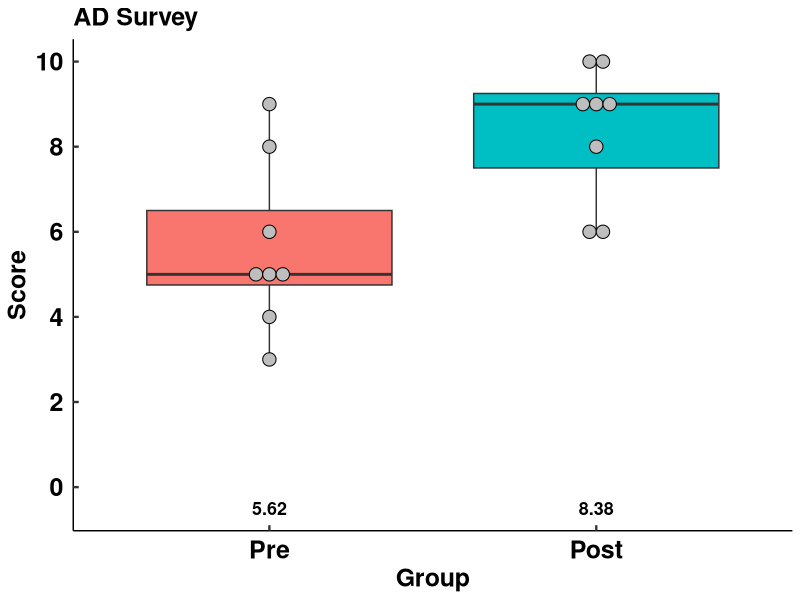
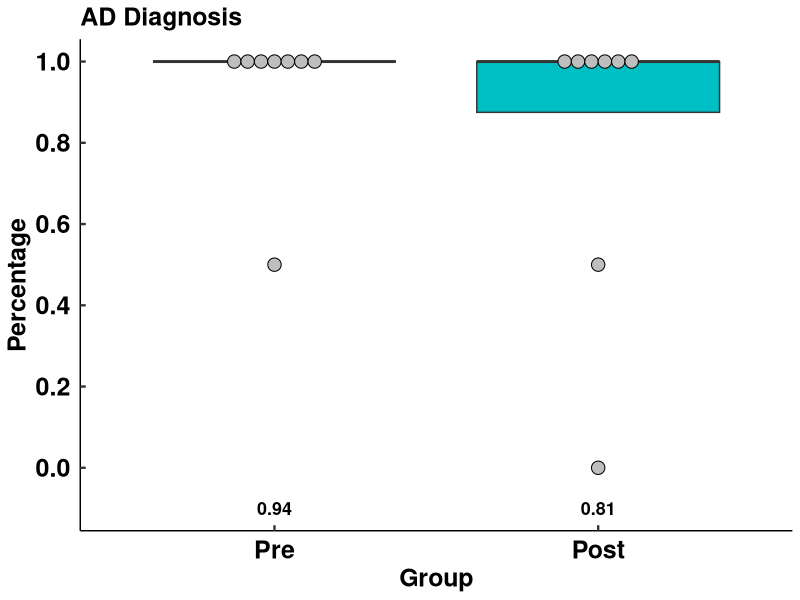
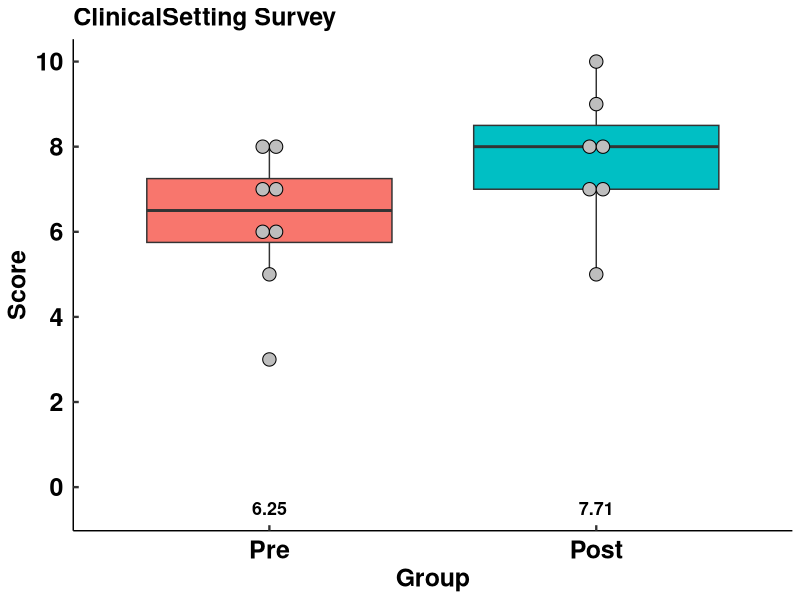
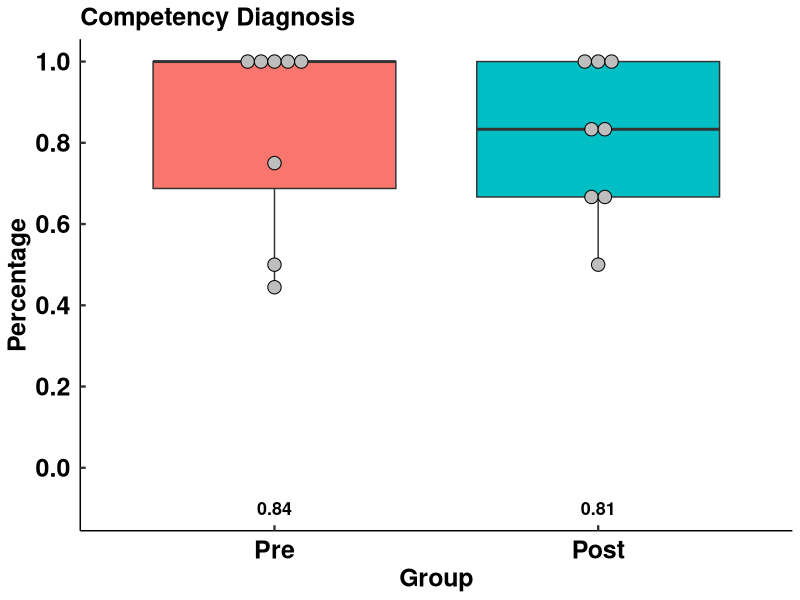
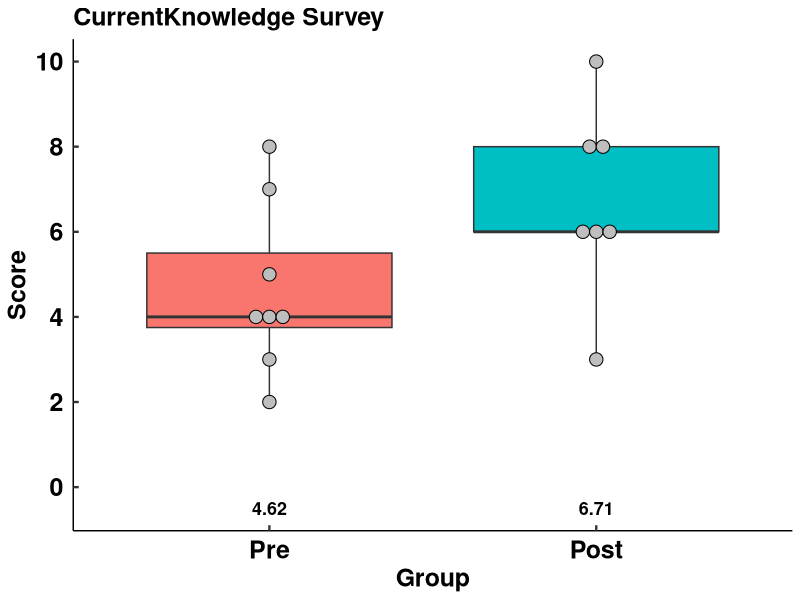
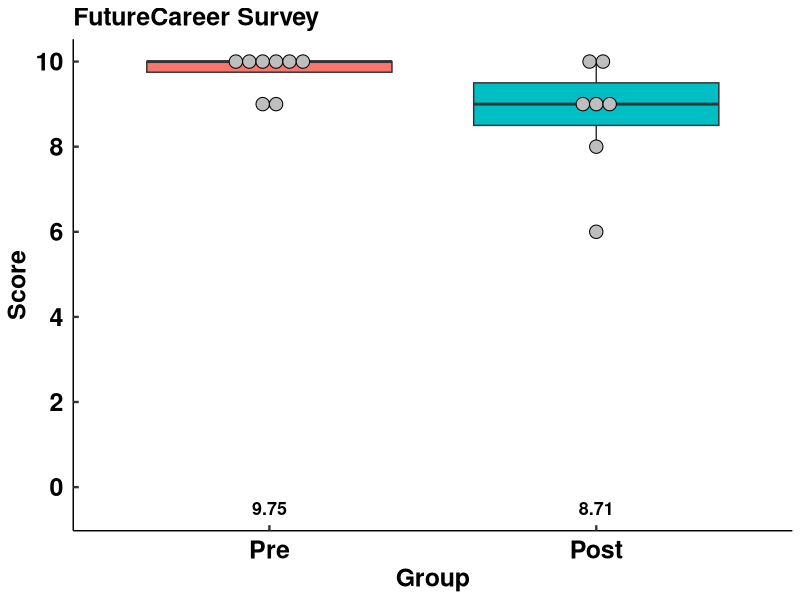
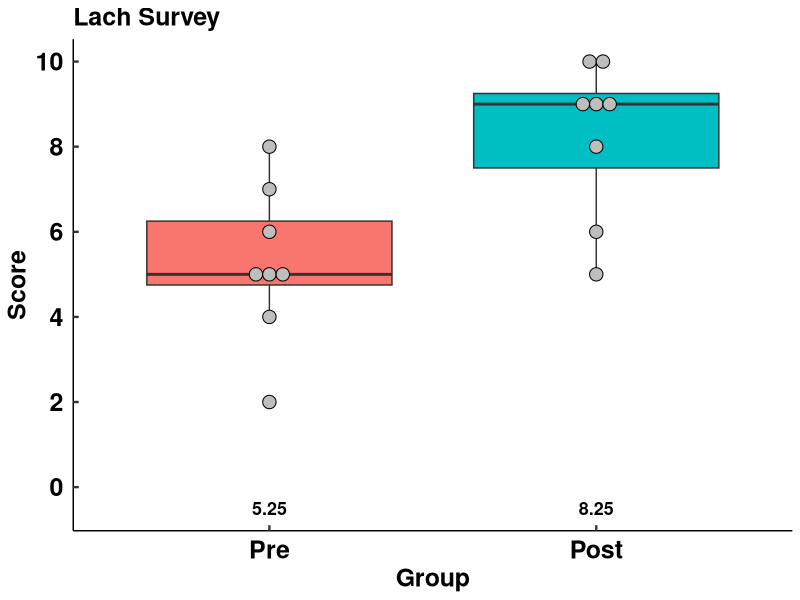
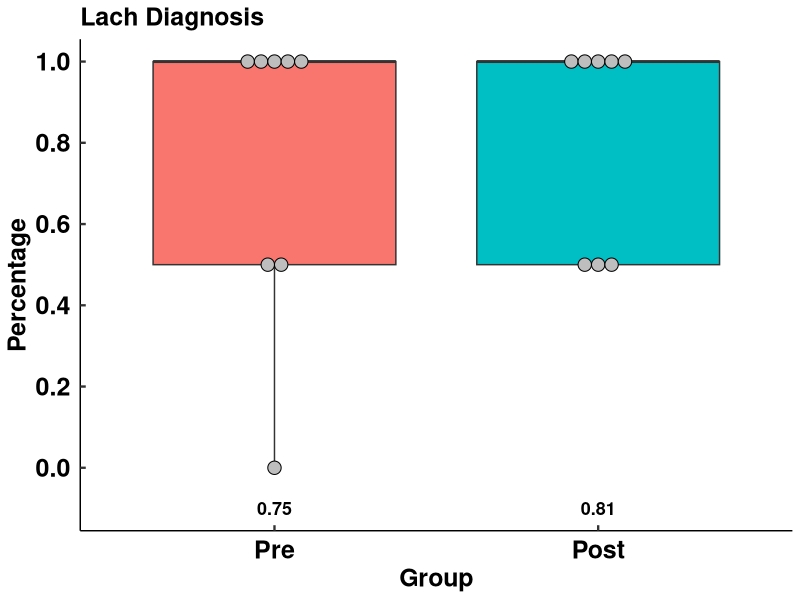

Here is the R script that generated these plots, in order:
## ---- chunk 1
knitr::opts_chunk$set(echo = TRUE)
## ---- chunk 2
library(plyr)
#library(papeR)
library(dplyr)
library(ggplot2)
library(knitr)
library(kableExtra)
library(tidyr)
# library(foreign)
# library(multcomp)
# library(broom)
library(nlme)
library(tidyverse)
library(readxl)
library(data.table)

myboxplot = function(x, type = 'Survey'){
  if(endsWith(x, '.Avg')){
    type = 'Diagnosis'
  }
  df = dplyr::filter(Data_Long, Measure == x)
  means = aggregate(Score ~ Group, df, mean)
  means$Score = round(means$Score, digits = 2)
    p = ggplot(df, aes(x=Group, y=Score,  fill = Group)) +
    geom_boxplot() +
    geom_dotplot(binaxis='y', stackdir='center',  dotsize=.9, fill = 'grey')+
    labs(title = paste(str_remove(x, '.Avg'), type))
    
   if (type == 'Survey'){
      p = p + geom_text(data = means, aes(label = Score, y = -.5, size = 1.5, fontface='bold'))+
        scale_y_continuous(limits = c(-.5,10),breaks=seq(0,10,2))
   }else{
     p = p + geom_text(data = means, aes(label = Score, y = -.1, size = 1.3, fontface='bold'))+
              scale_y_continuous(limits = c(-.1,1),breaks=seq(0,1,.2))+
             ylab('Percentage')
   }
  p = p + theme_classic()+
  theme(plot.title = element_text(color= 'black',face='bold',size=18))+
   theme(axis.title.x = element_text(color= 'black',face='bold',size=18),
        axis.text.x = element_text(color= 'black',face='bold',size=18))+
  theme(axis.title.y = element_text(color= 'black',face='bold',size=18),
        axis.text.y = element_text(color= 'black',face='bold',size=18))+
 theme(legend.text = element_text( size = 18, face = "bold"))+
theme(legend.position="none")+
    theme(# adjust X-axis labels; also adjust their position using margin (acts like a bounding box)
          # using margin was needed because of the inwards placement of ticks
          # http://stackoverflow.com/questions/26367296/how-do-i-make-my-axis-ticks-face-inwards-in-ggplot2
          axis.text.x = element_text( margin = unit(c(t = 2.5, r = 0, b = 0, l = 0), "mm")),
          # adjust Y-axis labels
          axis.text.y = element_text( margin = unit(c(t = 0, r = 2.5, b = 0, l = 0), "mm")),
          # length of tick marks - negative sign places ticks inwards
          axis.ticks.length = unit(-1.4, "mm"),
          # width of tick marks in mm
          axis.ticks = element_line(size = .8))
print(p)
# t-test
pre.measure = paste0('Pre.',x)
post.measure = paste0('Post.',x)
print(paste('paired t-test of',pre.measure, '&', post.measure))
print(t.test(as.vector(as.matrix(Data[pre.measure])), as.vector(as.matrix(Data[post.measure])),  paired = TRUE))
}


singleboxplot = function(x){
df = drop_na(dplyr::select(Data, x))
means = round(mean(df[,1]), digits = 2)
print(ggplot(data = df, aes(x='', y=unlist(df), fill = 'blue')) +
    geom_boxplot() +
    geom_dotplot(binaxis='y', stackdir='center',  dotsize=.9, fill = 'grey')+
 labs(title = paste(i))+
  ylab('Score')+ xlab('')+
  theme(legend.position = 'none')+
   scale_y_continuous(limits = c(-.5,10),breaks=seq(0,10,2))+
  geom_text( aes(label = means, y = -.5, size = 1.5, fontface='bold'))+
   theme_classic()+
  theme(plot.title = element_text(color= 'black',face='bold',size=18))+
   theme(axis.title.x = element_text(color= 'black',face='bold',size=18),
        axis.text.x = element_text(color= 'black',face='bold',size=18))+
  theme(axis.title.y = element_text(color= 'black',face='bold',size=18),
        axis.text.y = element_text(color= 'black',face='bold',size=18))+
 theme(legend.text = element_text( size = 18, face = "bold"))+
theme(legend.position="none")+
    theme(# adjust X-axis labels; also adjust their position using margin (acts like a bounding box)
          # using margin was needed because of the inwards placement of ticks
          # http://stackoverflow.com/questions/26367296/how-do-i-make-my-axis-ticks-face-inwards-in-ggplot2
          axis.text.x = element_text( margin = unit(c(t = 2.5, r = 0, b = 0, l = 0), "mm")),
          # adjust Y-axis labels
          axis.text.y = element_text( margin = unit(c(t = 0, r = 2.5, b = 0, l = 0), "mm")),
          # length of tick marks - negative sign places ticks inwards
          axis.ticks.length = unit(-1.4, "mm"),
          # width of tick marks in mm
          axis.ticks = element_line(size = .8)))

}
## ---- chunk 3
PreData = read_excel('PreData.xlsx')
# Diagnosis Key
PreData$Station1Key = 'MCL'
PreData$Station2Key = 'LCL'
PreData$Station3Key = 'PCL'
PreData$Station4Key = 'No Injury'
PreData$Station5Key = 'ACL, LCL'
PreData$Station6Key = 'ACL, PCL'
PreData$Station7Key = 'ACL'
PreData$Station8Key = 'ACL, MCL'
## ---- chunk 4
# Diagnosis check
PreData$Station1Result = with(PreData, Station1 == Station1Key)
PreData$Station2Result = with(PreData, Station2 == Station2Key)
PreData$Station3Result = with(PreData, Station3 == Station3Key)
PreData$Station4Result = with(PreData, Station4 == Station4Key)
PreData$Station5Result = with(PreData, Station5 == Station5Key)
PreData$Station6Result = with(PreData, Station6 == Station6Key)
PreData$Station7Result = with(PreData, Station7 == Station7Key)
PreData$Station8Result = with(PreData, Station8 == Station8Key)

# Create avg station diagnosis accuracy
Result.list = colnames(dplyr::select(PreData,Station1Result:Station8Result))
PreData$Pre.Station.Avg = rowSums(PreData[Result.list], na.rm = TRUE)/length(Result.list)
  
# Create Checklist avg
Result.list = colnames(dplyr::select(PreData,Valgus1Injury:Lever3NonInjury))
PreData$Pre.Competency.Avg = rowSums(PreData[Result.list], na.rm = TRUE)/length(Result.list)

# Create avg score for all measures
Measures = c('Valgus', 'Varus', 'Lach', 'PD', 'AD', 'Lever')
PreData$Pre.Valgus.Avg = NA
PreData$Pre.Varus.Avg = NA
PreData$Pre.Lach.Avg = NA
PreData$Pre.PD.Avg = NA
PreData$Pre.AD.Avg = NA
PreData$Pre.Lever.Avg = NA
for (M in Measures) {
  measure1 = paste0(M, '1Injury')
  measure2 = paste0(M, '3NonInjury')
  colTitle = paste0('Pre.',M, '.Avg')
  Result.list = colnames(dplyr::select(PreData,all_of(measure1): all_of(measure2)))
  PreData[colTitle] = rowSums(PreData[Result.list], na.rm = TRUE)/length(Result.list)
}
## ---- chunk 5
PostData = read_excel('PostData.xlsx')
# Diagnosis Key
PostData$Station1Key = 'MCL'
PostData$Station2Key = 'LCL'
PostData$Station3Key = 'PCL'
PostData$Station4Key = 'No Injury'
PostData$Station5Key = 'ACL, LCL'
PostData$Station6Key = 'ACL, PCL'
PostData$Station7Key = 'ACL'
PostData$Station8Key = 'ACL, MCL'
## ---- chunk 6
# Diagnosis check
PostData$Station1Result = with(PostData, Station1 == Station1Key)
PostData$Station2Result = with(PostData, Station2 == Station2Key)
PostData$Station3Result = with(PostData, Station3 == Station3Key)
PostData$Station4Result = with(PostData, Station4 == Station4Key)
PostData$Station5Result = with(PostData, Station5 == Station5Key)
PostData$Station6Result = with(PostData, Station6 == Station6Key)
PostData$Station7Result = with(PostData, Station7 == Station7Key)
PostData$Station8Result = with(PostData, Station8 == Station8Key)

# Create avg station diagnosis accuracy
Result.list = colnames(dplyr::select(PostData,Station1Result:Station8Result))
PostData$Post.Station.Avg = rowSums(PostData[Result.list], na.rm = TRUE)/length(Result.list)
  
# Create Checklist avg
Result.list = colnames(dplyr::select(PostData,Valgus1Injury:Lever3NonInjury))
PostData$Post.Competency.Avg = rowSums(PostData[Result.list], na.rm = TRUE)/length(Result.list)

# Create avg score for all measures
Measures = c('Valgus', 'Varus', 'Lach', 'PD', 'AD', 'Lever')
PostData$Post.Valgus.Avg = NA
PostData$Post.Varus.Avg = NA
PostData$Post.Lach.Avg = NA
PostData$Post.PD.Avg = NA
PostData$Post.AD.Avg = NA
PostData$Post.Lever.Avg = NA
for (M in Measures) {
  measure1 = paste0(M, '1Injury')
  measure2 = paste0(M, '3NonInjury')
  colTitle = paste0('Post.',M, '.Avg')
  Result.list = colnames(dplyr::select(PostData,all_of(measure1): all_of(measure2)))
  PostData[colTitle] = rowSums(PostData[Result.list], na.rm = TRUE)/length(Result.list)
}
## ---- chunk 7
# Prep Data for merge
# Prenames = colnames(PreData)
# Postnames = colnames(PostData)
# intersect(Prenames, Postnames)
# PreData$Group = factor('Pre')
# PostData$Group = factor('Post')

setnames(PreData, c('CurrentKnowledge', "ClinicalSetting",  "FutureCareer"), 
                    c('Pre.CurrentKnowledge',"Pre.ClinicalSetting",  "Pre.FutureCareer"))

setnames(PreData, c("PreValgus","PreVarus","PreLach","PrePD","PreAD","PreLever"), 
         c("Pre.Valgus","Pre.Varus","Pre.Lach","Pre.PD","Pre.AD","Pre.Lever"))

setnames(PostData, c("PostValgus","PostVarus","PostLach","PostPD","PostAD", "PostLever" ),
         c("Post.Valgus","Post.Varus","Post.Lach","Post.PD","Post.AD", "Post.Lever"))

setnames(PostData, c('CurrentKnowledge', "ClinicalSetting",  "FutureCareer"), 
                    c('Post.CurrentKnowledge',"Post.ClinicalSetting",  "Post.FutureCareer"))

PreVars = c("Subject","Pre.Valgus","Pre.Varus","Pre.Lach","Pre.PD","Pre.AD","Pre.Lever","Pre.CurrentKnowledge", "Pre.ClinicalSetting","Pre.FutureCareer",
            "Pre.Station.Avg","Pre.Competency.Avg","Pre.Valgus.Avg","Pre.Varus.Avg","Pre.Lach.Avg","Pre.PD.Avg","Pre.AD.Avg","Pre.Lever.Avg",
            "PreviousThiel","PreviousDiagnostic")

PostVar = c( "Subject","Post.Valgus","Post.Varus","Post.Lach","Post.PD","Post.AD", "Post.Lever","Post.CurrentKnowledge", "Post.ClinicalSetting",
             "Post.FutureCareer", "Post.Station.Avg","Post.Competency.Avg","Post.Valgus.Avg","Post.Varus.Avg","Post.Lach.Avg","Post.PD.Avg",
             "Post.AD.Avg","Post.Lever.Avg","GainedNew","Improved","Effective","Retained","Transferable")


Data = merge (PreData[PreVars], PostData[PostVar], by = 'Subject')

# replace N/A with NA
Data[Data=='N/A'] = NA

Data = as.data.frame(lapply(Data, as.numeric))
# colnames(Data_Long)
# Pivot Longer
Data_Long = pivot_longer(Data, 
                         cols = Pre.Valgus:Pre.Lever.Avg,
                         names_to = c('Group',"Measure"), 
                         names_sep = 4, 
                         values_to = 'Score')

Data_Long2 = pivot_longer(Data, 
                         cols = Post.Valgus:Post.Lever.Avg,
                         names_to = c('Group',"Measure"), 
                         names_sep = 5, 
                         values_to = 'Score')

Data_Long = merge(Data_Long[c('Subject','Group', 'Measure', 'Score')], Data_Long2[c('Subject','Group', 'Measure', 'Score')], all = TRUE)
rm(Data_Long2)


Data_Long$Group = factor(gsub('\\.', '', Data_Long$Group), levels = c('Pre', 'Post')) # remove period, needs \\ to escape . function
Data_Long$Measure = factor(Data_Long$Measure)
## ---- chunk 8
myMeasures= as.character(unique(Data_Long$Measure))
for (i in myMeasures) {
  myboxplot(i)
}


## ---- chunk 9
myMeasures = c("PreviousThiel","PreviousDiagnostic", "GainedNew","Improved", "Effective","Retained","Transferable")
for (i in myMeasures) {
  singleboxplot(i)
}
# make post surveys in teal?
